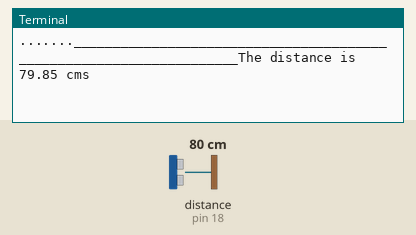
A program run on a simulated Raspberry Pi (header pin numbers). On the bench: the last lines printed to the terminal. Inputs (shaded band) come from the test bench; at power-on: distance to the obstacle (sensor on pin 18) 80 cm. The echo pulse lasts 58.3 µs per cm; the clock reads 2024-03-15 10:24:30 at power-on unless the program sets it.

Above: at 1.2 s.
1.3 s: distance to the obstacle (sensor on pin 18) set to 2 cm
At 2.5 s:
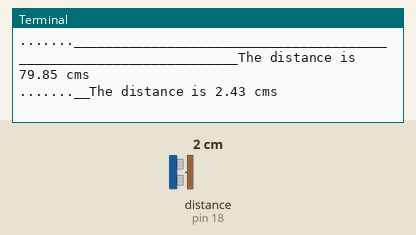
3.5 s: distance to the obstacle (sensor on pin 18) set to 4 cm
At 4.8 s:
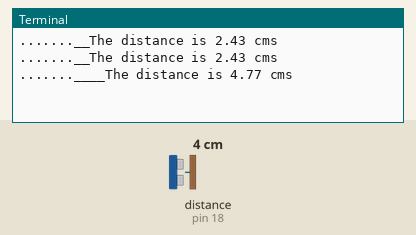
7.5 s: distance to the obstacle (sensor on pin 18) set to 9 cm
At 8.5 s:
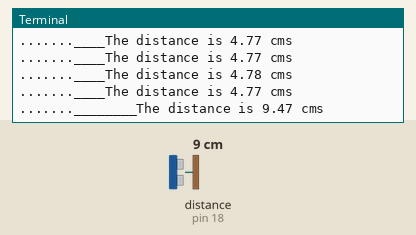
9.5 s: distance to the obstacle (sensor on pin 18) set to 18 cm
At 10.8 s:
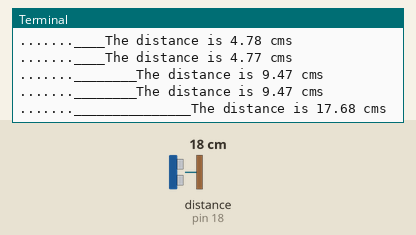
11.5 s: distance to the obstacle (sensor on pin 18) set to 35 cm
At 12.8 s:
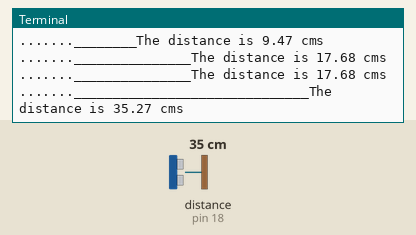
14.5 s: distance to the obstacle (sensor on pin 18) set to 60 cm
At 15.7 s:
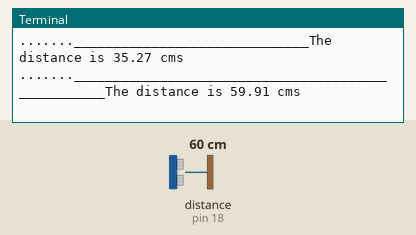

Measured:
- after the input at 1.3 s, the terminal: prints a new line after 0.71 s (image 1)
- after the input at 3.5 s, the terminal: prints a new line after 0.51 s (image 2)
- after the input at 7.5 s, the terminal: prints a new line after 0.52 s (image 3)
- after the input at 9.5 s, the terminal: prints a new line after 0.52 s (image 4)
- after the input at 11.5 s, the terminal: prints a new line after 0.53 s (image 5)
- after the input at 14.5 s, the terminal: prints a new line after 0.54 s (image 6)

The program:

24_Ultrasonic.py
```python
#!/usr/bin/env python3
# -*- coding: utf-8 -*-
"""
Created on Mon Feb  4 07:57:08 2019

@author: kaniska
"""

import RPi.GPIO as GPIO
import time

trig_pin = 16
echo_pin = 18
MAX_DISTANCE = 220 # cms
timeout = MAX_DISTANCE * 60 # usecs

def setup():
    print('Program is starting')
    GPIO.setmode(GPIO.BOARD)
    GPIO.setup(trig_pin, GPIO.OUT)
    GPIO.setup(echo_pin, GPIO.IN)


def loop():
    while True:
        distance = get_sonar()
        print('The distance is {:.2f} cms'.format(distance))
        time.sleep(1)


def destroy():
    GPIO.output(trig_pin, GPIO.LOW)
    GPIO.cleanup()


def get_sonar():
    GPIO.output(trig_pin, GPIO.HIGH)
    time.sleep(0.00001) # 10 us pulse
    GPIO.output(trig_pin, GPIO.LOW)
    ping_time = pulse_in(echo_pin, GPIO.HIGH, timeout) # usecs
    distance = ping_time * 340.0 / 2.0 / 10000.0 # sound of speed is 340 m/s
    return distance


def pulse_in(pin, pulse_level, max_wait):
    '''
    Returns pulse duration in usecs
    inputs:
        pin: GPIO pin
        pulse_level: level of the pulse (high/low)
        max_wait: maximum waiting time (in usecs)
    '''
    t0 = time.time()
    while GPIO.input(pin) != pulse_level: # No pulse yet
        '''
        if (time.time() - t0 > max_wait * 0.000001) :
            print('No pulse found')
            return 0
        '''
        print('.',end='')

    t0 = time.time()
    while GPIO.input(pin) == pulse_level: # Pulse detected
        print('_', end='')
        if (time.time() - t0 > max_wait * 0.000001) :
            print('Pulse found but waited too long')
            return 0
    pulse_time = (time.time() - t0)*(10**6) #usecs
    return pulse_time


if __name__ == '__main__':
    setup()
    try:
        loop()
    except KeyboardInterrupt:
        destroy()
```
